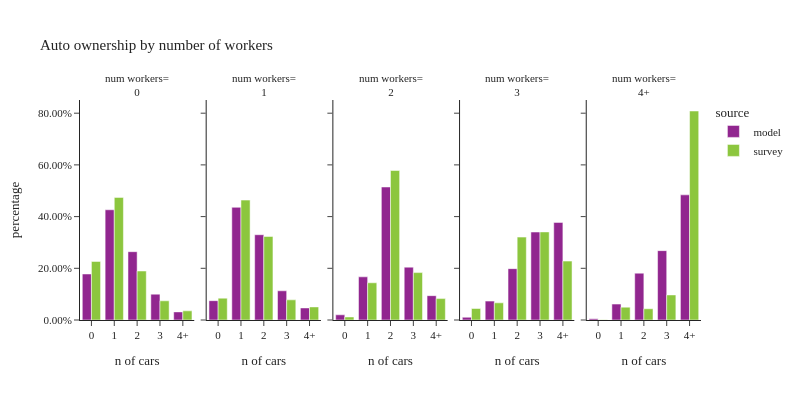

This figure's notebook cell:
### Code cell
plot_auto(hh,'num_workers_simple','number of workers','num workers')

### Figure 1 — Plotly figure (JSON) as saved in the notebook; plotly's stock layout.template omitted (floating-point values rounded to 4 significant figures)
{"data": [{"alignmentgroup": "True", "customdata": [[72553], [207596], [138417], [54884], [17575]], "hovertemplate": "source=model<br>num_workers_simple=0<br>auto_ownership_simple=%{x}<br>percentage=%{y}<br>sample count=%{customdata[0]}<extra></extra>", "legendgroup": "model", "marker": {"color": "#91268F", "pattern": {"shape": ""}}, "name": "model", "offsetgroup": "model", "orientation": "v", "showlegend": true, "textposition": "auto", "type": "bar", "x": ["0", "1", "2", "3", "4+"], "xaxis": "x", "y": [0.178, 0.4264, 0.2643, 0.1, 0.03137], "yaxis": "y"}, {"alignmentgroup": "True", "customdata": [[45516], [335024], [296080], [104057], [43251]], "hovertemplate": "source=model<br>num_workers_simple=1<br>auto_ownership_simple=%{x}<br>percentage=%{y}<br>sample count=%{customdata[0]}<extra></extra>", "legendgroup": "model", "marker": {"color": "#91268F", "pattern": {"shape": ""}}, "name": "model", "offsetgroup": "model", "orientation": "v", "showlegend": false, "textposition": "auto", "type": "bar", "x": ["0", "1", "2", "3", "4+"], "xaxis": "x2", "y": [0.07477, 0.4359, 0.3298, 0.1129, 0.04662], "yaxis": "y2"}, {"alignmentgroup": "True", "customdata": [[9263], [95603], [337692], [142337], [67338]], "hovertemplate": "source=model<br>num_workers_simple=2<br>auto_ownership_simple=%{x}<br>percentage=%{y}<br>sample count=%{customdata[0]}<extra></extra>", "legendgroup": "model", "marker": {"color": "#91268F", "pattern": {"shape": ""}}, "name": "model", "offsetgroup": "model", "orientation": "v", "showlegend": false, "textposition": "auto", "type": "bar", "x": ["0", "1", "2", "3", "4+"], "xaxis": "x3", "y": [0.02004, 0.1669, 0.5145, 0.2044, 0.09414], "yaxis": "y3"}, {"alignmentgroup": "True", "customdata": [[582], [4725], [14411], [27005], [28964]], "hovertemplate": "source=model<br>num_workers_simple=3<br>auto_ownership_simple=%{x}<br>percentage=%{y}<br>sample count=%{customdata[0]}<extra></extra>", "legendgroup": "model", "marker": {"color": "#91268F", "pattern": {"shape": ""}}, "name": "model", "offsetgroup": "model", "orientation": "v", "showlegend": false, "textposition": "auto", "type": "bar", "x": ["0", "1", "2", "3", "4+"], "xaxis": "x4", "y": [0.0106, 0.07302, 0.1987, 0.3402, 0.3775], "yaxis": "y4"}, {"alignmentgroup": "True", "customdata": [[206], [2775], [8974], [13890], [25421]], "hovertemplate": "source=model<br>num_workers_simple=4+<br>auto_ownership_simple=%{x}<br>percentage=%{y}<br>sample count=%{customdata[0]}<extra></extra>", "legendgroup": "model", "marker": {"color": "#91268F", "pattern": {"shape": ""}}, "name": "model", "offsetgroup": "model", "orientation": "v", "showlegend": false, "textposition": "auto", "type": "bar", "x": ["0", "1", "2", "3", "4+"], "xaxis": "x5", "y": [0.004864, 0.06158, 0.1812, 0.2683, 0.484], "yaxis": "y5"}, {"alignmentgroup": "True", "customdata": [[226], [412], [235], [76], [27]], "hovertemplate": "source=survey<br>num_workers_simple=0<br>auto_ownership_simple=%{x}<br>percentage=%{y}<br>sample count=%{customdata[0]}<extra></extra>", "legendgroup": "survey", "marker": {"color": "#8CC63E", "pattern": {"shape": ""}}, "name": "survey", "offsetgroup": "survey", "orientation": "v", "showlegend": true, "textposition": "auto", "type": "bar", "x": ["0", "1", "2", "3", "4+"], "xaxis": "x", "y": [0.2266, 0.4743, 0.1895, 0.07424, 0.03539], "yaxis": "y"}, {"alignmentgroup": "True", "customdata": [[327], [842], [306], [63], [33]], "hovertemplate": "source=survey<br>num_workers_simple=1<br>auto_ownership_simple=%{x}<br>percentage=%{y}<br>sample count=%{customdata[0]}<extra></extra>", "legendgroup": "survey", "marker": {"color": "#8CC63E", "pattern": {"shape": ""}}, "name": "survey", "offsetgroup": "survey", "orientation": "v", "showlegend": false, "textposition": "auto", "type": "bar", "x": ["0", "1", "2", "3", "4+"], "xaxis": "x2", "y": [0.08454, 0.4638, 0.3232, 0.07793, 0.05061], "yaxis": "y2"}, {"alignmentgroup": "True", "customdata": [[63], [366], [510], [105], [39]], "hovertemplate": "source=survey<br>num_workers_simple=2<br>auto_ownership_simple=%{x}<br>percentage=%{y}<br>sample count=%{customdata[0]}<extra></extra>", "legendgroup": "survey", "marker": {"color": "#8CC63E", "pattern": {"shape": ""}}, "name": "survey", "offsetgroup": "survey", "orientation": "v", "showlegend": false, "textposition": "auto", "type": "bar", "x": ["0", "1", "2", "3", "4+"], "xaxis": "x3", "y": [0.01168, 0.144, 0.5782, 0.1834, 0.0828], "yaxis": "y3"}, {"alignmentgroup": "True", "customdata": [[6], [13], [29], [34], [19]], "hovertemplate": "source=survey<br>num_workers_simple=3<br>auto_ownership_simple=%{x}<br>percentage=%{y}<br>sample count=%{customdata[0]}<extra></extra>", "legendgroup": "survey", "marker": {"color": "#8CC63E", "pattern": {"shape": ""}}, "name": "survey", "offsetgroup": "survey", "orientation": "v", "showlegend": false, "textposition": "auto", "type": "bar", "x": ["0", "1", "2", "3", "4+"], "xaxis": "x4", "y": [0.04447, 0.06641, 0.3206, 0.3407, 0.2278], "yaxis": "y4"}, {"alignmentgroup": "True", "customdata": [[1], [8], [6], [5], [13]], "hovertemplate": "source=survey<br>num_workers_simple=4+<br>auto_ownership_simple=%{x}<br>percentage=%{y}<br>sample count=%{customdata[0]}<extra></extra>", "legendgroup": "survey", "marker": {"color": "#8CC63E", "pattern": {"shape": ""}}, "name": "survey", "offsetgroup": "survey", "orientation": "v", "showlegend": false, "textposition": "auto", "type": "bar", "x": ["0", "1", "2", "3", "4+"], "xaxis": "x5", "y": [0.001362, 0.04979, 0.04348, 0.09689, 0.8085], "yaxis": "y5"}], "layout": {"annotations": [{"font": {}, "showarrow": false, "text": "num workers=<br>0", "x": 0.092, "xanchor": "center", "xref": "paper", "y": 1.0, "yanchor": "bottom", "yref": "paper"}, {"font": {}, "showarrow": false, "text": "num workers=<br>1", "x": 0.296, "xanchor": "center", "xref": "paper", "y": 1.0, "yanchor": "bottom", "yref": "paper"}, {"font": {}, "showarrow": false, "text": "num workers=<br>2", "x": 0.5, "xanchor": "center", "xref": "paper", "y": 1.0, "yanchor": "bottom", "yref": "paper"}, {"font": {}, "showarrow": false, "text": "num workers=<br>3", "x": 0.704, "xanchor": "center", "xref": "paper", "y": 1.0, "yanchor": "bottom", "yref": "paper"}, {"font": {}, "showarrow": false, "text": "num workers=<br>4+", "x": 0.908, "xanchor": "center", "xref": "paper", "y": 1.0, "yanchor": "bottom", "yref": "paper"}], "barmode": "group", "font": {"size": 11}, "height": 400, "legend": {"title": {"text": "source"}, "tracegroupgap": 0}, "title": {"text": "Auto ownership by number of workers"}, "width": 800, "xaxis": {"anchor": "y", "domain": [0.0, 0.184], "title": {"text": "n of cars"}}, "xaxis2": {"anchor": "y2", "domain": [0.204, 0.388], "matches": "x", "title": {"text": "n of cars"}}, "xaxis3": {"anchor": "y3", "domain": [0.408, 0.592], "matches": "x", "title": {"text": "n of cars"}}, "xaxis4": {"anchor": "y4", "domain": [0.612, 0.796], "matches": "x", "title": {"text": "n of cars"}}, "xaxis5": {"anchor": "y5", "domain": [0.816, 1.0], "matches": "x", "title": {"text": "n of cars"}}, "yaxis": {"anchor": "x", "domain": [0.0, 1.0], "tickformat": ".2%", "title": {"text": "percentage"}}, "yaxis2": {"anchor": "x2", "domain": [0.0, 1.0], "matches": "y", "showticklabels": false, "tickformat": ".2%"}, "yaxis3": {"anchor": "x3", "domain": [0.0, 1.0], "matches": "y", "showticklabels": false, "tickformat": ".2%"}, "yaxis4": {"anchor": "x4", "domain": [0.0, 1.0], "matches": "y", "showticklabels": false, "tickformat": ".2%"}, "yaxis5": {"anchor": "x5", "domain": [0.0, 1.0], "matches": "y", "showticklabels": false, "tickformat": ".2%"}}}
